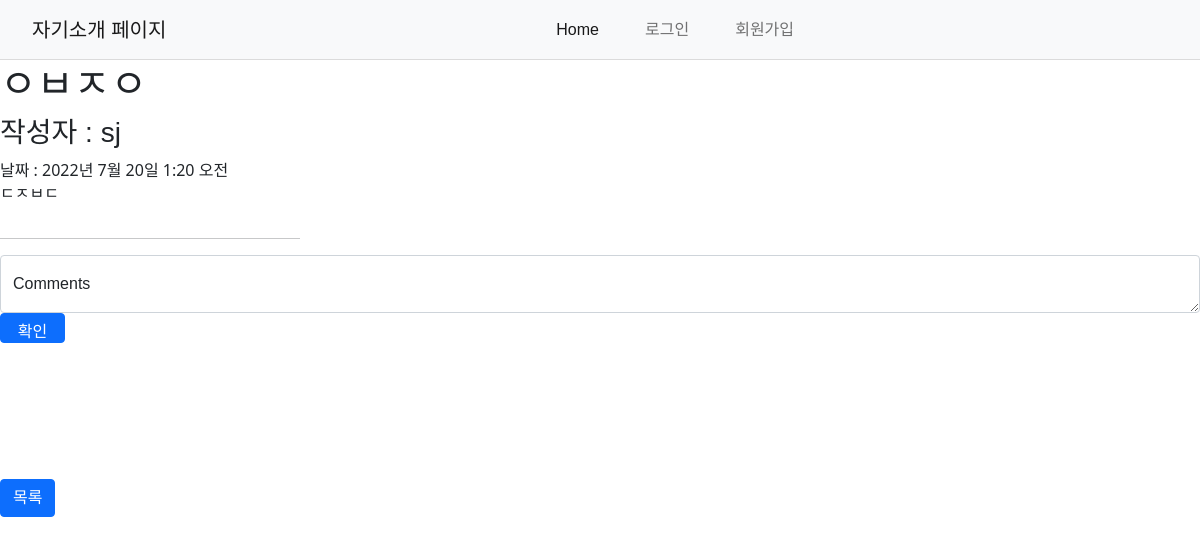
/4, run on an earlier commit of the app's database.
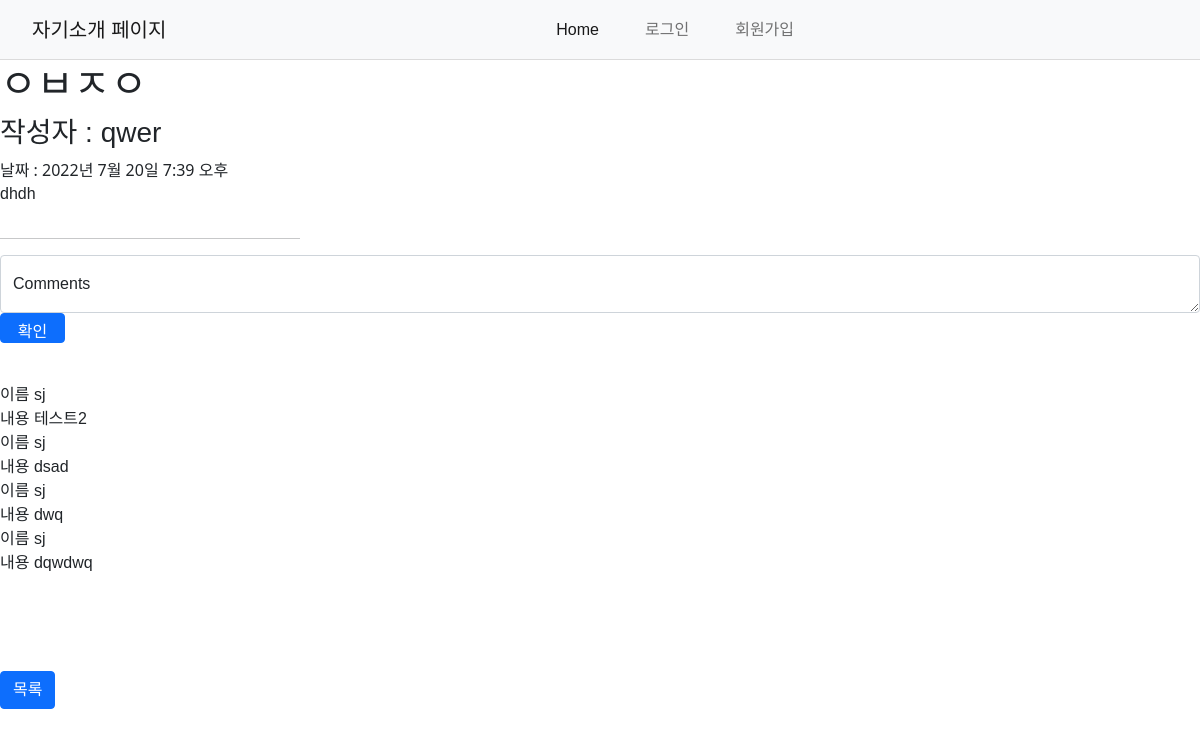
And on a later commit of the database.
### main/models.py (models this page shows, shortened)
class Post(models.Model):
    id = models.AutoField(primary_key=True)
    title = models.CharField(max_length=200)
    writer = models.ForeignKey(User, on_delete=models.CASCADE)
    pub_date = models.DateTimeField()
    body = models.TextField()
    image = models.ImageField(upload_to="post/", blank=True, null=True)

class Comment(models.Model):
    content = models.TextField()
    writer = models.ForeignKey(User, on_delete=models.CASCADE)
    post = models.ForeignKey(Post, on_delete=models.CASCADE, related_name='comments')
    created_at = models.DateTimeField(auto_now=True)
    update_at = models.DateTimeField(auto_now=True)

### main/views.py (the view)
# urls.py: path('<int:id>', detail, name="detail"),
def detail(request, id):
    post = get_object_or_404(Post, pk = id)
    all_comments = post.comments.all().order_by('-created_at')
    return render(request, 'main/detail.html', {'post':post, 'comments':all_comments})

### main/templates/main/detail.html (shortened to what this page needs)
{% extends 'base.html' %} {% load static %} {% block content %}
<h1 class="post-head">{{post.title}}</h1>
{% if post.writer %} {% if 'user' in post.writer.username %}
<h3>작성자 : {{ post.writer.last_name }} {{ post.writer.first_name }}</h3>
{% else %}
<h3>작성자 : {{ post.writer }}</h3>
{% endif %}
{% else %}
<h3>작성자 : 알 수 없음</h3>
{% endif %} 날짜 : {{post.pub_date}}
<p>{{post.body}}</p>
<hr>
<div>
  <form action="{%url 'main:create_comment' post.id%}" method="POST">
    <div class="form-floating">
      <textarea class="form-control" placeholder="댓글 입력" id="floatingTextarea" name="content"></textarea>
      <label for="floatingTextarea">Comments</label>
    </div>
    <input type="submit" value="확인" class="btn btn-primary">
  </form>
</div>
<div>
  {% for comment in comments %}
  <div>
    이름 {{comment.writer}} <br>
    내용 {{comment.content}}
  {% endfor %}
</div>
<br><br><br><br>
<h5><a href="{% url 'main:showmain' %}" class="btn btn-primary">목록</a></h5>
{% endblock %}

What changed in the data, as far as the page shows it:
changed Post "ㅇㅂㅈㅇ": writer "sj" → "qwer"; pub_date "2022년 7월 20일 1:20 오전" → "2022년 7월 20일 7:39 오후"; body "ㄷㅈㅂㄷ" → "dhdh"
added Comment: writer "sj", content "테스트2"
added Comment: writer "sj", content "dsad"
added Comment: writer "sj", content "dwq"
added Comment: writer "sj", content "dqwdwq"
